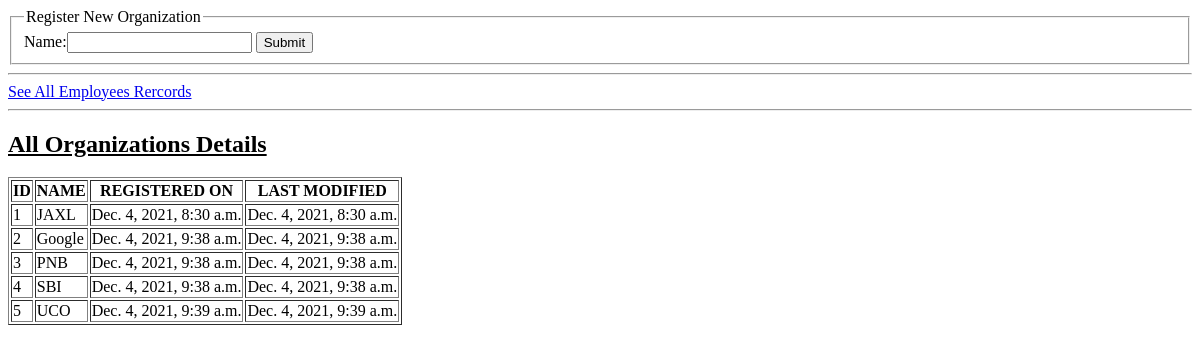
The page /org/ on the database as committed earlier.
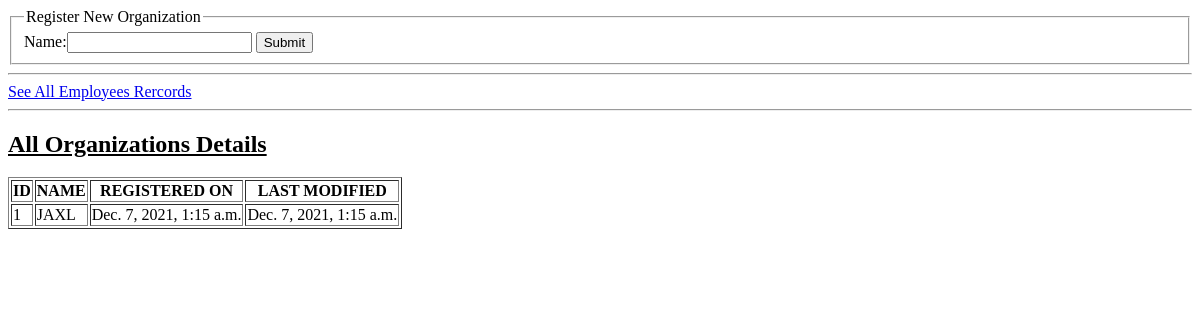
The same page on the database as committed later.
### core/models.py (models this page shows, shortened)
class Org(models.Model):
    name=models.CharField(max_length=100,unique=True)
    registered_on=models.DateTimeField(auto_now_add=True)
    last_modified=models.DateTimeField(auto_now=True)

### core/views.py (the view)
# urls.py: path('org/',views.org,name='org'),
def org(request):
    orgs=Org.objects.all()
    org_form=OrgForm()
    if request.method=='POST':
        org_data=OrgForm(request.POST)
        if org_data.is_valid():
            name=org_data.cleaned_data['name']
            Org(name=name).save()
    return render(request,'core/org.html',{'orgs':orgs,'org_form':org_form})

### core/forms.py
class OrgForm(forms.ModelForm):
    class Meta:
        model=Org
        fields=['name']

### core/templates/core/org.html (shortened to what this page needs)
<!DOCTYPE html>
<html lang="en">
<head>
</head>
<body>
    <form action="{% url 'org' %}" method="POST">
        <fieldset>
            <legend>Register New Organization</legend>
            {{org_form}}
            <input type="submit" value="Submit">
        </fieldset>
    </form>
    <hr>
    <a href="{% url 'emp' %}">See All Employees Rercords</a>
    <hr>
    {% if orgs %}
        <h2><u>All Organizations Details</u></h2>
        <table border="1">
            <tr>
                <th>ID</th>
                <th>NAME</th>
                <th>REGISTERED ON</th>
                <th>LAST MODIFIED</th>
            </tr>
            {% for org in orgs %}
                <tr>
                    <td>{{org.id}}</td>
                    <td>{{org.name}}</td>
                    <td>{{org.registered_on}}</td>
                    <td>{{org.last_modified}}</td>
                </tr>
            {% endfor %}
        </table>
    {% else %}
        <h1>Records Not Found</h1>
    {% endif %}
</body>
</html>

Rows that differ between the two databases and show on the page:
removed Org: id "2", name "Google", registered_on "Dec. 4, 2021, 9:38 a.m.", last_modified "Dec. 4, 2021, 9:38 a.m."
removed Org: id "3", name "PNB", registered_on "Dec. 4, 2021, 9:38 a.m.", last_modified "Dec. 4, 2021, 9:38 a.m."
removed Org: id "4", name "SBI", registered_on "Dec. 4, 2021, 9:38 a.m.", last_modified "Dec. 4, 2021, 9:38 a.m."
removed Org: id "5", name "UCO", registered_on "Dec. 4, 2021, 9:39 a.m.", last_modified "Dec. 4, 2021, 9:39 a.m."
changed Org "JAXL": registered_on "Dec. 4, 2021, 8:30 a.m." → "Dec. 7, 2021, 1:15 a.m."; last_modified "Dec. 4, 2021, 8:30 a.m." → "Dec. 7, 2021, 1:15 a.m."
